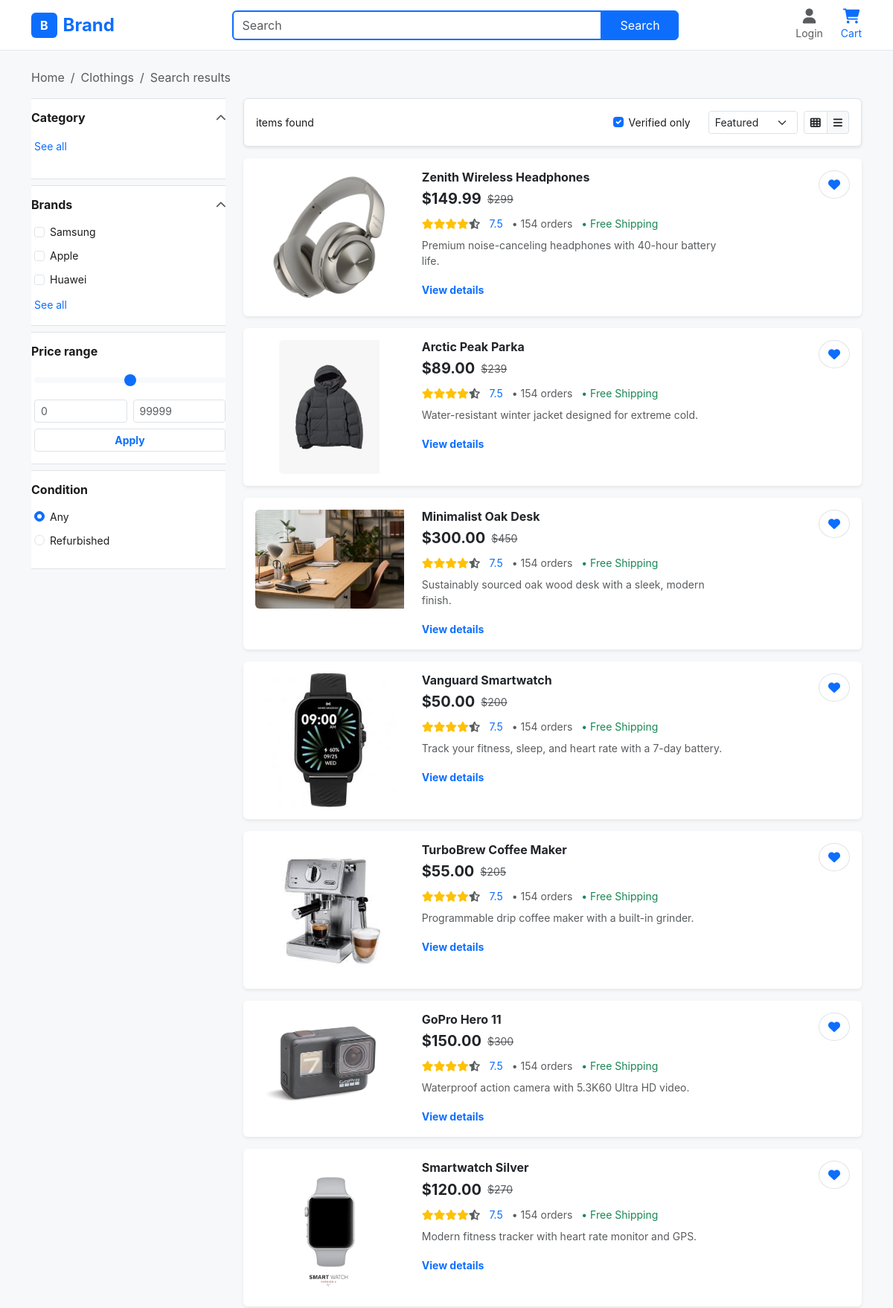
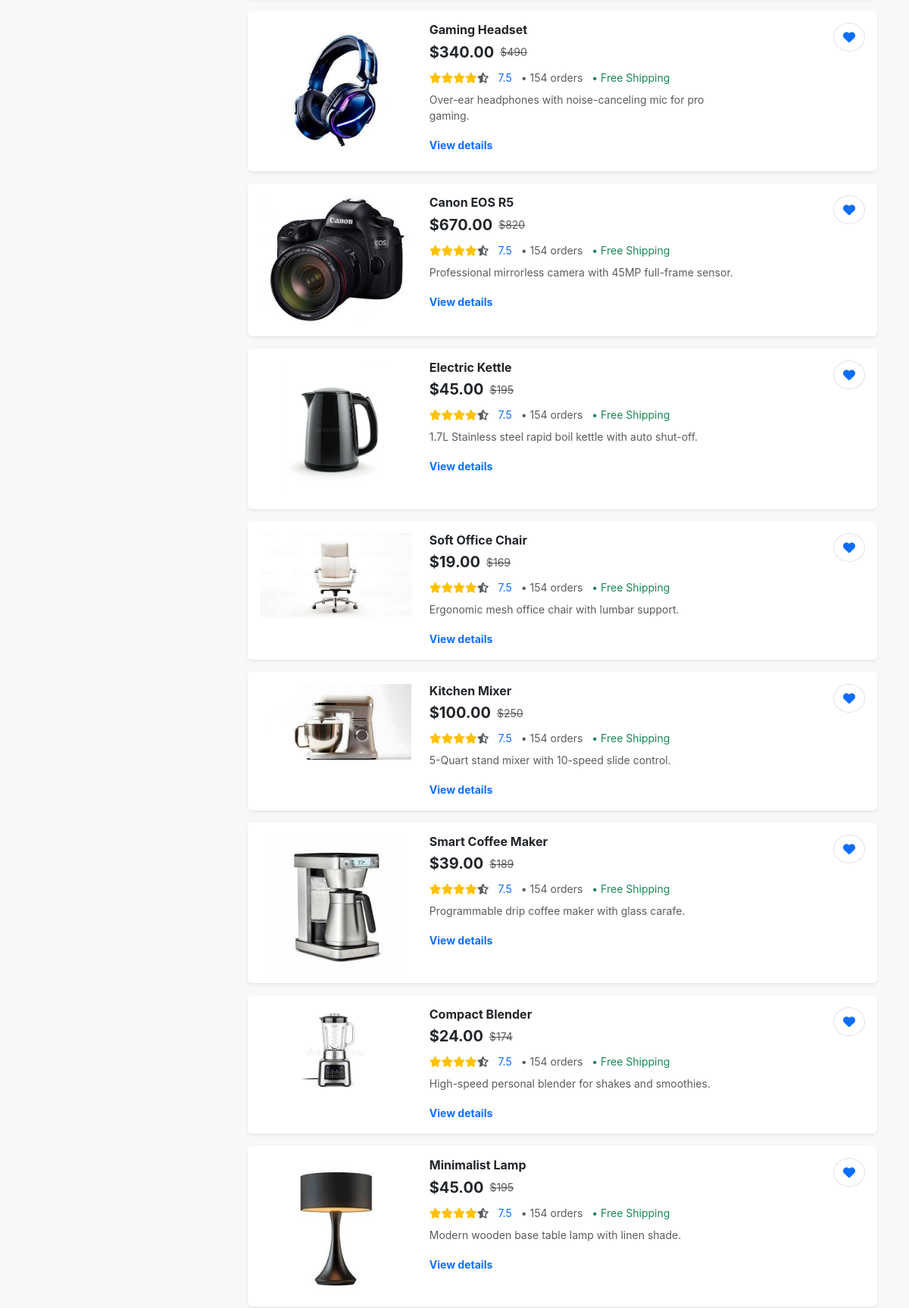
The app's page /products/search/ (upper part) with its own data (2 pictures, top to bottom).
### shop/models.py (models this page shows, shortened)
class Product(models.Model):
    name = models.CharField(max_length=200)
    price = models.DecimalField(max_digits=10, decimal_places=2)
    old_price = models.DecimalField(max_digits=10, decimal_places=2, null=True, blank=True)
    category = models.CharField(max_length=100)
    brand = models.CharField(max_length=100, default="Generic")
    image = models.ImageField(upload_to='products/')
    description = models.TextField()
    stock = models.IntegerField(default=0)
    is_verified = models.BooleanField(default=False)
    rating = models.DecimalField(max_digits=3, decimal_places=1, default=4.5)

### shop/views.py (the view)
# urls.py: path('search/', views.product_search, name='product_search'),
def product_search(request):
    query = request.GET.get('search')
    if query:
        products = Product.objects.filter(
            Q(name__icontains=query) | Q(description__icontains=query)
        )
    else:
        products = Product.objects.all()
    return render(request, 'shop/product_search.html', {'products': products})

### shop/templates/shop/product_search.html (shortened to what this page needs)
{% extends 'shop/base.html' %}
{% block content %}
<div class="container mt-4">
    <nav aria-label="breadcrumb" class="mb-3">
        <ol class="breadcrumb small">
            <li class="breadcrumb-item"><a href="{% url 'product_list' %}" class="text-decoration-none text-muted">Home</a></li>
            <li class="breadcrumb-item"><a href="#" class="text-decoration-none text-muted">Clothings</a></li>
            <li class="breadcrumb-item active">Search results</li>
        </ol>
    </nav>
    <div class="row">
        <div class="col-lg-3 d-none d-lg-block">
            <div class="bg-white border-top border-bottom py-3 mb-2">
                <h6 class="fw-bold d-flex justify-content-between align-items-center">Category <i class="fa fa-chevron-up small text-muted"></i></h6>
                <ul class="list-unstyled mt-3 ps-1">
                    <li><a href="#" class="text-primary small text-decoration-none">See all</a></li>
                </ul>
            </div>
            <div class="bg-white border-top border-bottom py-3 mb-2">
                <h6 class="fw-bold d-flex justify-content-between align-items-center">Brands <i class="fa fa-chevron-up small text-muted"></i></h6>
                <div class="mt-3 ps-1">
                    <div class="form-check mb-2 small"><input class="form-check-input" type="checkbox"> <label class="form-check-label">Samsung</label></div>
                    <div class="form-check mb-2 small"><input class="form-check-input" type="checkbox"> <label class="form-check-label">Apple</label></div>
                    <div class="form-check mb-2 small"><input class="form-check-input" type="checkbox"> <label class="form-check-label">Huawei</label></div>
                    <a href="#" class="text-primary small text-decoration-none">See all</a>
                </div>
            </div>
            <div class="bg-white border-top border-bottom py-3 mb-2">
                <h6 class="fw-bold">Price range</h6>
                <div class="mt-3 ps-1">
                    <input type="range" class="form-range" min="0" max="1000">
                    <div class="d-flex gap-2 mt-2">
                        <input type="number" class="form-control form-control-sm" placeholder="0">
                        <input type="number" class="form-control form-control-sm" placeholder="99999">
                    </div>
                    <button class="btn btn-white border w-100 btn-sm mt-2 text-primary fw-bold">Apply</button>
                </div>
            </div>
            <div class="bg-white border-top border-bottom py-3 mb-2">
                <h6 class="fw-bold">Condition</h6>
                <div class="mt-3 ps-1 small">
                    <div class="form-check mb-2"><input class="form-check-input" type="radio" name="cond" checked> <label class="form-check-label">Any</label></div>
                    <div class="form-check mb-2"><input class="form-check-input" type="radio" name="cond"> <label class="form-check-label">Refurbished</label></div>
                </div>
            </div>
        </div>
        <div class="col-lg-9">
            <div class="bg-white border rounded p-3 mb-3 d-flex justify-content-between align-items-center shadow-sm">
                <span class="small">{{ products.paginator.count }} items found</span>
                <div class="d-flex align-items-center gap-2">
                    <div class="form-check me-3 mt-1 small"><input class="form-check-input" type="checkbox" checked> <label class="form-check-label">Verified only</label></div>
                    <select class="form-select form-select-sm" style="width: 120px;"><option>Featured</option></select>
                    <div class="btn-group btn-group-sm">
                        <button class="btn btn-white border"><i class="fa fa-th"></i></button>
                        <button class="btn btn-white border active bg-light"><i class="fa fa-bars"></i></button>
                    </div>
                </div>
            </div>
            {% for product in products %}
            <div class="card mb-3 shadow-sm border-0">
                <div class="row g-0 p-3">
                    <div class="col-md-3 text-center">
                        {% if product.image %}
                        <img src="{{ product.image.url }}" class="img-fluid rounded-start" style="max-height: 180px; object-fit: contain;">
                        {% endif %}
                    </div>
                    <div class="col-md-7 px-md-4">
                        <div class="card-body p-0">
                            <h6 class="fw-bold mb-1">{{ product.name }}</h6>
                            <div class="d-flex align-items-center gap-2 mb-2">
                                <span class="fw-bold fs-5">${{ product.price }}</span>
                                <span class="text-muted text-decoration-line-through small">${{ product.price|add:150 }}</span>
                            </div>
                            <div class="text-warning small mb-2">
                                <i class="fa fa-star"></i><i class="fa fa-star"></i><i class="fa fa-star"></i><i class="fa fa-star"></i><i class="fa fa-star-half-alt text-muted"></i>
                                <span class="text-primary ms-2">7.5</span> <span class="text-muted ms-2">• 154 orders</span> <span class="text-success ms-2">• Free Shipping</span>
                            </div>
                            <p class="card-text text-muted small mb-3">
                                {{ product.description|truncatechars:180|default:"Lorem ipsum dolor sit amet, consectetur adipisicing elit, sed do eiusmod tempor incididunt ut labore et dolore magna aliqua." }}
                            </p>
                            <a href="{% url 'product_detail' product.id %}" class="text-primary small fw-bold text-decoration-none">View details</a>
                        </div>
                    </div>
                    <div class="col-md-2 text-end">
                        <button class="btn btn-white border rounded-circle"><i class="fa fa-heart text-primary"></i></button>
                    </div>
                </div>
            </div>
            {% empty %}
            <div class="text-center py-5"><p class="text-muted">No products found.</p></div>
            {% endfor %}
        </div>
    </div>
</div>
{% endblock %}

### shop/templates/shop/base.html (shortened to what this page needs)
<!DOCTYPE html>
<html lang="en">
<head>
    <link href="https://cdn.jsdelivr.net/npm/bootstrap@5.3.0/dist/css/bootstrap.min.css" rel="stylesheet">
    <link rel="stylesheet" href="https://cdnjs.cloudflare.com/ajax/libs/font-awesome/6.0.0/css/all.min.css">
</head>
<body>
    <header class="main-header sticky-top desktop-nav d-none d-md-block">
        <div class="container d-flex align-items-center justify-content-between">
            <a href="{% url 'product_list' %}" class="text-decoration-none d-flex align-items-center">
                <span class="logo-box me-2">B</span> <span class="fs-4 fw-bold text-primary">Brand</span>
            </a>
            <form action="{% url 'product_search' %}" method="GET" class="search-input-group d-flex mx-4">
                <input type="text" name="search" class="form-control search-input" placeholder="Search">
                <button class="btn btn-primary search-btn px-4" type="submit">Search</button>
            </form>
            <div class="d-flex gap-4 align-items-center text-muted small">
                {% if user.is_authenticated %}
                    <a href="{% url 'add_product' %}" class="text-decoration-none text-muted text-center"><i class="fa fa-plus-circle fs-5"></i><br>Add</a>
                    <form action="{% url 'logout' %}" method="post" class="m-0">{% csrf_token %}<button type="submit" class="btn btn-link p-0 text-muted small text-decoration-none"><i class="fa fa-sign-out-alt fs-5"></i><br>Logout</button></form>
                {% else %}
                    <a href="{% url 'login' %}" class="text-decoration-none text-muted text-center"><i class="fa fa-user fs-5"></i><br>Login</a>
                {% endif %}
                <a href="{% url 'cart_page' %}" class="text-decoration-none text-primary text-center"><i class="fa fa-shopping-cart fs-5"></i><br>Cart</a>
            </div>
        </div>
    </header>
    <main>{% block content %}{% endblock %}</main>
</body>
</html>

### shop/templates/shop/base.html (style rules this page uses)
:root { --brand-blue: #0d6efd; --gray-100: #f7f8fa; --border: #e3e8ee; }
body { background-color: var(--gray-100); font-family: 'Inter', sans-serif; color: #1c1c1c; margin: 0; }
.main-header { background: #fff; padding: 12px 0; border-bottom: 1px solid var(--border); }
.logo-box { background: var(--brand-blue); color: #fff; padding: 5px 12px; border-radius: 6px; font-weight: bold; }
.search-input-group { max-width: 600px; flex-grow: 1; }
.search-input { border: 2px solid var(--brand-blue); border-radius: 6px 0 0 6px; }
.search-btn { border-radius: 0 6px 6px 0; }

### records on screen
Product: image (picture), name "Zenith Wireless Headphones", price "149.99", price|add "299", description "Premium noise-canceling headphones with 40-hour battery life."
Product: image (picture), name "Arctic Peak Parka", price "89.00", price|add "239", description "Water-resistant winter jacket designed for extreme cold."
Product: image (picture), name "Minimalist Oak Desk", price "300.00", price|add "450", description "Sustainably sourced oak wood desk with a sleek, modern finish."
Product: image (picture), name "Vanguard Smartwatch", price "50.00", price|add "200", description "Track your fitness, sleep, and heart rate with a 7-day battery."
Product: image (picture), name "TurboBrew Coffee Maker", price "55.00", price|add "205", description "Programmable drip coffee maker with a built-in grinder."
Product: image (picture), name "GoPro Hero 11", price "150.00", price|add "300", description "Waterproof action camera with 5.3K60 Ultra HD video."
Product: image (picture), name "Smartwatch Silver", price "120.00", price|add "270", description "Modern fitness tracker with heart rate monitor and GPS."
Product: image (picture), name "Gaming Headset", price "340.00", price|add "490", description "Over-ear headphones with noise-canceling mic for pro gaming."
Product: image (picture), name "Canon EOS R5", price "670.00", price|add "820", description "Professional mirrorless camera with 45MP full-frame sensor."
Product: image (picture), name "Electric Kettle", price "45.00", price|add "195", description "1.7L Stainless steel rapid boil kettle with auto shut-off."
Product: image (picture), name "Soft Office Chair", price "19.00", price|add "169", description "Ergonomic mesh office chair with lumbar support."
Product: image (picture), name "Kitchen Mixer", price "100.00", price|add "250", description "5-Quart stand mixer with 10-speed slide control."
Product: image (picture), name "Smart Coffee Maker", price "39.00", price|add "189", description "Programmable drip coffee maker with glass carafe."
Product: image (picture), name "Compact Blender", price "24.00", price|add "174", description "High-speed personal blender for shakes and smoothies."
Product: image (picture), name "Minimalist Lamp", price "45.00", price|add "195", description "Modern wooden base table lamp with linen shade."
